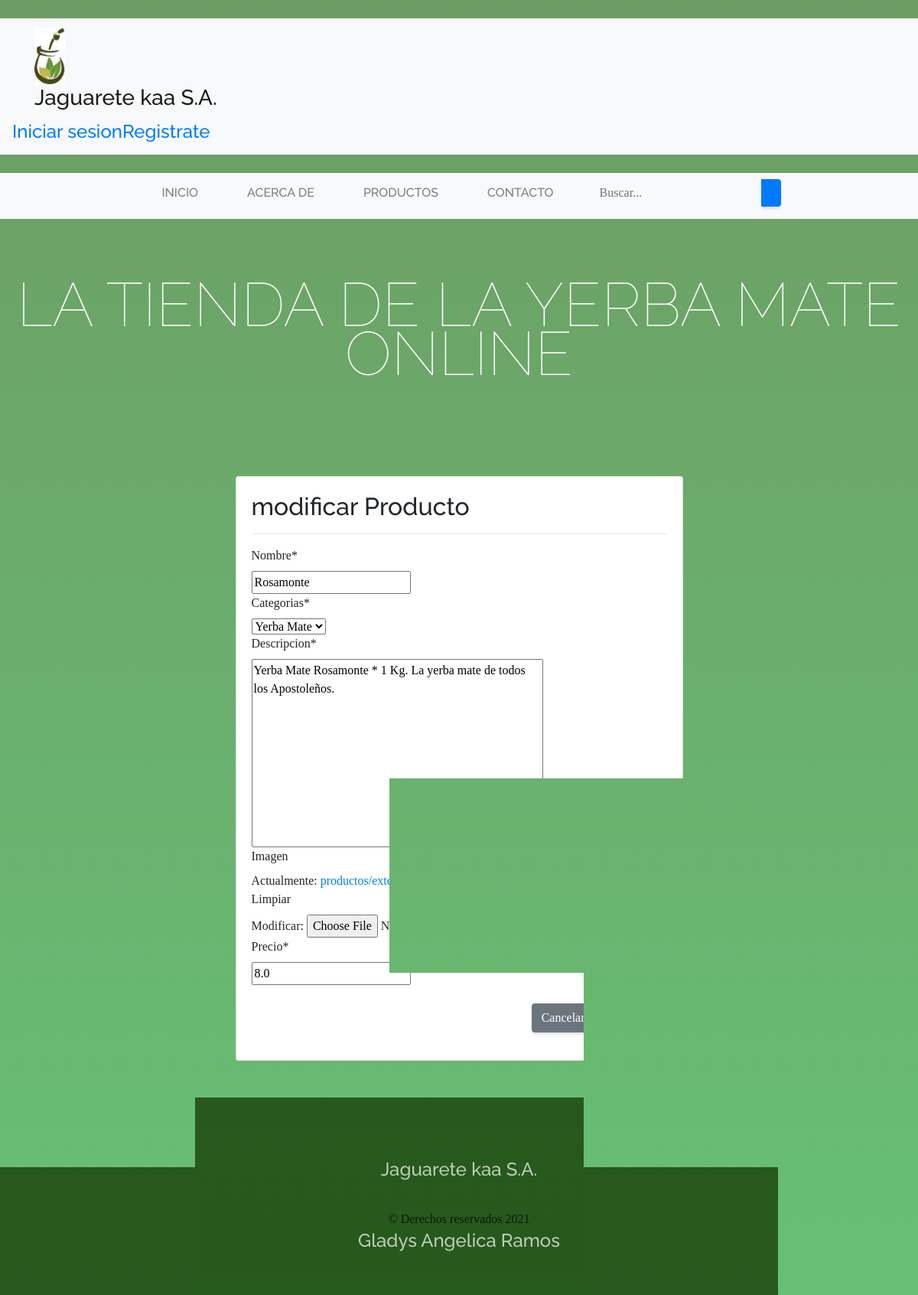
/productos/modificar_producto/2/, run on the app's committed database.
### productos/models.py (models this page shows)
class Producto(models.Model):
    nombre=models.CharField(max_length=50)
    categorias=models.ForeignKey(CategoriaProd, on_delete=models.CASCADE)
    imagen=models.ImageField(upload_to="productos", null=True, blank=True)
    descripcion= models.TextField()
    precio=models.FloatField()
    disponibilidad=models.BooleanField(default=True)
    created=models.DateTimeField(auto_now_add=True)
    updated=models.DateTimeField(auto_now_add=True)
    class Meta:
        verbose_name="Producto"
        verbose_name_plural="Productos"

class CategoriaProd(models.Model):
    nombre=models.CharField(max_length=50)
    created=models.DateTimeField(auto_now_add=True)
    updated=models.DateTimeField(auto_now_add=True)
    class Meta:
        verbose_name="categoriaProd"
        verbose_name_plural="categoriasProd"
    def __str__(self):
        return self.nombre

### productos/views.py (the view, shortened to what this page needs)
# urls.py: path('modificar_producto/<id>/',views.modificar_producto,name="modificar_producto"),
def modificar_producto(request, id):
    producto = get_object_or_404(Producto, id =id)
    data ={
        'form' : ProductoForm(instance=producto)
    }
    return render(request, 'productos/modificar_Producto.html',data)

### productos/forms.py
class ProductoForm(forms.ModelForm):
    class Meta:
        model = Producto
        fields = ["nombre","categorias","descripcion","imagen","precio"]

### carro/context_processor.py (called while the page is built)
def importe_total_carro(request):
    total=0
    return {"importe_total_carro":total}

### productos/templates/productos/modificar_Producto.html (shortened to what this page needs)
{% extends "ProyectoApp_jaguarete_kaa/base.html" %}
{% load static %}
{% block content %}
{% load crispy_forms_tags %}
<br>
<br>
    <div class="row">
      <div class="col-12 col-md-6 offset-md-3">
       <div class="card">
       <div class="card-body">
        <form action="" method="post" enctype="multipart/form-data">
        <h2> modificar Producto</h2>
        <hr>
        {{form| crispy}}
        <br>
            <div class="d-flex justify-content-end">
              <input type="reset" value="Cancelar" class="btn btn-secondary">
              <input type="submit" value="Modificar" class="btn btn-success">
            </div>
              </div>
    </div>
  </div>
</div>
<br>
<br>
 {% endblock %}

### ProyectoApp_jaguarete_kaa/static/ProyectoApp_jaguarete_kaa/css/gestion.css (style rules this page uses)
body { font-family:'candara'; background: linear-gradient(rgba(24, 99, 9, 0.63), rgba(21, 158, 44, 0.65)), url("../img/bg_main.jpg"); background-attachment: fixed; background-position: center; background-size: cover; }
h1, h2, h3, h4, h5, h6 { font-family: 'Raleway'; }
.btn { box-shadow: 0px 3px 3px 0px rgba(33, 37, 41, 0.1); }

### data on the page
Producto: nombre "Rosamonte", categorias "Yerba Mate", descripcion "Yerba Mate Rosamonte * 1 Kg. La yerba mate de todos los Apostoleños.", precio "8.0"
